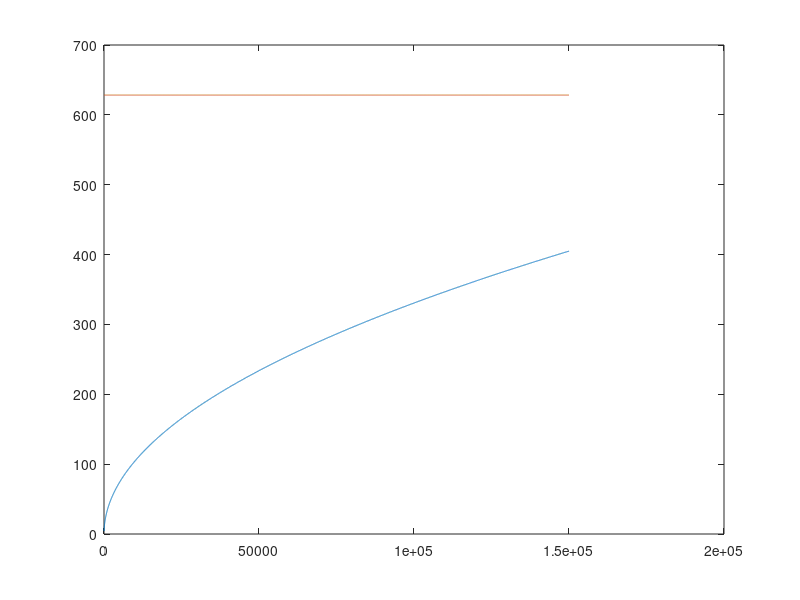

Write the MATLAB code that produced this figure. (Note: this script raises an error after producing the figure.)
% Main code to calculate eigenvalues for the parametric instability of the
% interface between two fluids using the approach to Kumar & Tuckerman (1994)

%%%%%%%%%%%%%%%%%%%%%%%%%%%%%%%%%%%%%%%%%%%%%%%%%%%%%%%%%%%%%%%%%%%%%%%%%%%%%%%%
w_dim = 64*pi*1e-3;                           % width, m
g_dim = 9.81;                                 % gravity, m/s²
rho_dim = [519.933, 415.667];                 % densities (bottom/top), kg/m³
mu_dim = [3.908e-15, 3.124e-15];              % dyn. visc. Pa s
nu_dim = mu_dim./rho_dim;                     % kin. visc. m²/s
h_dim = [1000, 1000];                         % layer heights, m
gamma_dim = 2.181e-6;                         % interfacial tension, N/m²
f_dim = 100;                                  % frequency, Hz
omega_dim = 2*pi*f_dim;                       % frequency, rad/s
m_max = 9600;

%%%%%%%%%%%%%%%%%%%%%%%%%%%%%%%%%%%%%%%%%%%%%%%%%%%%%%%%%%%%%%%%%%%%%%%%%%%%%%%%
N = 20;                                       % Trunctation Fourier series
atwood = -diff(rho_dim)/sum(rho_dim);         % Atwood number


k0 = [1:m_max] * pi / w_dim;
omegan = sqrt(atwood*g_dim*k0);               % Nat. frequency

figure(1)
plot(k0, omegan)
hold on 
plot(k0,k0*0+omega_dim)
hold off

[a_harmonic, a_subharmonic] = sweep_over_k(w_dim, N, omega_dim, nu_dim, mu_dim, rho_dim, g_dim, gamma_dim, h_dim, m_max);

figure(2)
k = a_harmonic(:,1);
plot(k, a_harmonic(:,3), '.k')
hold on 
plot(k, a_subharmonic(:,3), '.r')
for i = 4:12
  plot(k, a_harmonic(:,i), '.k')
  plot(k, a_subharmonic(:,i), '.r')
end
hold off
xlabel('$k$', 'Interpreter', 'latex')
ylabel('$a/g$', 'Interpreter', 'latex')
xlim([0,1.5e5])

% Set figure properties
set(gcf, 'PaperUnits', 'inches');
set(gcf, 'PaperPosition', [0 0 4 3]); % Set the figure size (width x height)
set(gcf, 'PaperSize', [4 3]); % Ensure the paper size matches the position

% Set font size and line width
set(gcf, 'DefaultAxesFontSize', 12);
set(gcf, 'DefaultTextFontSize', 12);
set(gca, 'LineWidth', 1.5);

% Set the resolution (DPI)
set(gcf, 'PaperPositionMode', 'auto');
print('-depsc2', '-r300', 'KT94_fig1a.eps'); % Save as EPS with 300 DPI

save('KT94_fig1a.mat', "a_harmonic", "a_subharmonic")